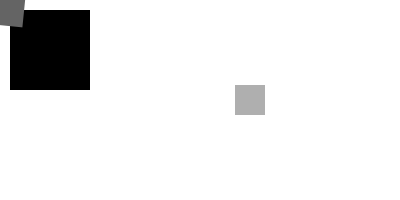
Frame 1 (no input)
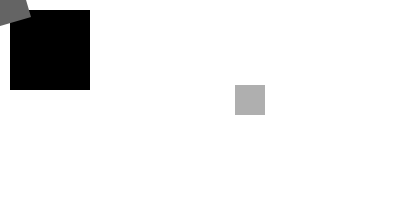
Frame 60 (the mouse pressed at the canvas centre just before this capture)
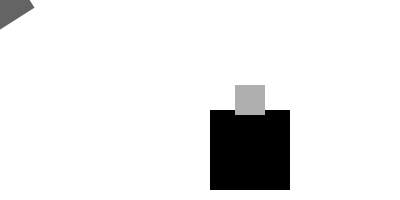
Frame 120 (the mouse held since frame 60 and released just before this capture)

The Processing sketch that drew these frames (run headless with seeded random() and noise(); from frame 60 on, the mouse is pressed at the canvas centre):

// Processing sketch: processing_91489
// ── processing_91489.pde

/*
  HW6_Transformers
  Make something move using pushMatrix() popmatrix() and transform()
*/

 float angle = 0;
 



void setup(){
  size(400,200);
  smooth();
}

void draw(){
  background(255);
  noStroke();
  rectMode(CENTER);
  
  
  pushMatrix();//make the first sq. move with mouse
  translate(mouseX,mouseY);
  fill(0);
  rect(50,50,80,80);
  popMatrix();
  
  pushMatrix();
  rotate(angle+=.1);
  fill(100);
  rect(0,0,50,50);
  popMatrix();
  translate(200,50);
  
  
  fill(175);
  rect(50,50,30,30);
}
